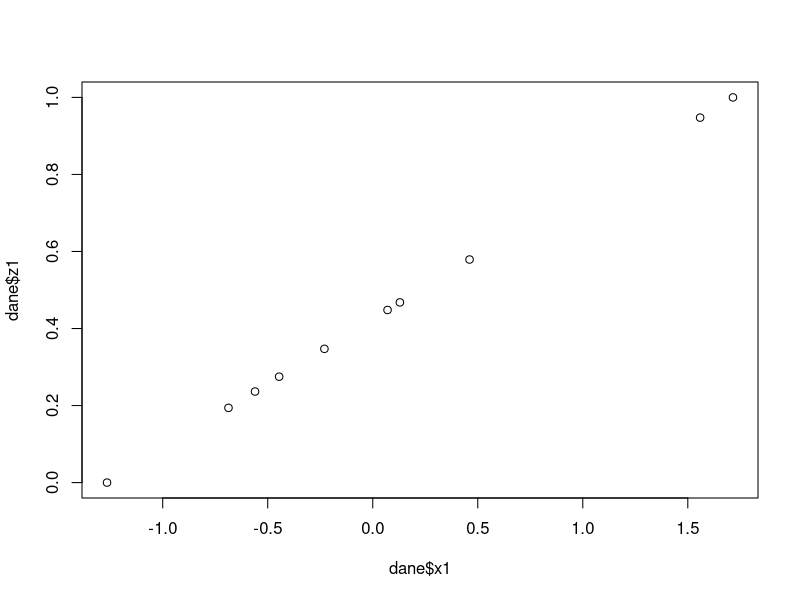

Source code (R):
## ---- chunk 1
set.seed(123)
dane <- data.frame(x1=rnorm(10), x2=rnorm(10), x3=rnorm(10), x4=rnorm(10))
dane
## ---- chunk 2
# Sposób 1 - pełna składnia z nawiasami klamrowymi i return
normalize <- function(x) {
  return((x - min(x)) / (max(x) - min(x)))
}

# Sposób 2 - bez jawnego return
normalize <- function(x) {
  (x - min(x)) / (max(x) - min(x))
}

# Sposób 3 - skrócona składnia, bez klamr
normalize <- function(x) (x - min(x)) / (max(x) - min(x))

# Sposób 4 - nowoczesna składnia od R 4.1 z operatorem \()
normalize <- \(x) (x - min(x)) / (max(x) - min(x))
## ---- chunk 3
# Zastosowanie funkcji normalize dla każdej kolumny
dane$z1 <- normalize(dane$x1)
dane$z2 <- normalize(dane$x2)
dane$z3 <- normalize(dane$x3)
dane$z4 <- normalize(dane$x4)

# Wizualizacja efektu normalizacji
plot(dane$x1, dane$z1)
## ---- chunk 4
wartosc <- 10
ifelse(test = wartosc > 0, yes = "Wartość > 0", no = "Wartość < 0")

# Zastosowanie dla każdego wiersza w ramce danych
dane$x1_zero <- ifelse(dane$x1 > 0, "wartość > 0", "wartość < 0")
